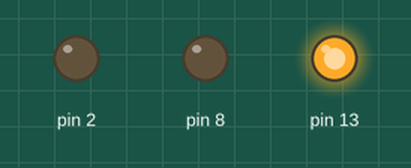
Bench run of a sketch on a simulated Arduino Uno, built with avr-gcc and run on an emulated ATmega328P. Parts: output pins drawn as LEDs (lit = HIGH).

Above: at 5.0 s.
At 12.5 s:
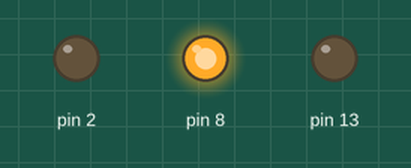
At 20.0 s:
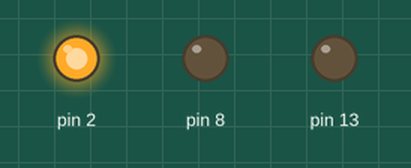
At 26.0 s:
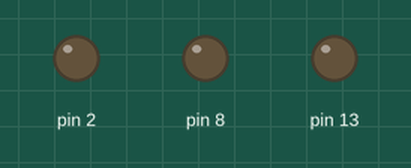
Timing chart, 0 to 35.1 s (numbered marks = the images above):
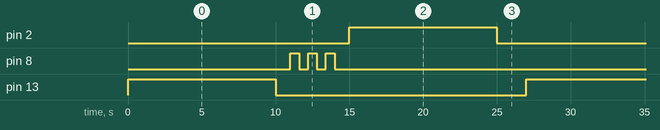

Measured:
- by itself, pin 2, pin 13: alternates HIGH for 10.0 s and LOW for 17.0 s
- by itself, pin 8: repeats every 27.0 s: 2 × (LOW 0.60 s, HIGH 0.60 s), LOW 24.0 s, HIGH 0.60 s
- by itself, everything shown: repeats every 27.0 s, in 10 steps

The sketch:

Hello.World.ino
```cpp
void setup() {
  pinMode(13, OUTPUT);

  pinMode(2, OUTPUT);

  pinMode(8, OUTPUT);

}

void loop() {
  digitalWrite(13, HIGH);
  delay(10000);
  digitalWrite(13, LOW);
  delay(1000);

 digitalWrite(8, HIGH);
  delay(600);
  digitalWrite(8, LOW);
  delay(600);

  digitalWrite(8, HIGH);
  delay(600);
  digitalWrite(8, LOW);
  delay(600);

  digitalWrite(8, HIGH);
  delay(600);
  digitalWrite(8, LOW);
  delay(1000);

  digitalWrite(2, HIGH);
  delay(10000);
  digitalWrite(2, LOW);
  delay(2000);


}
```
